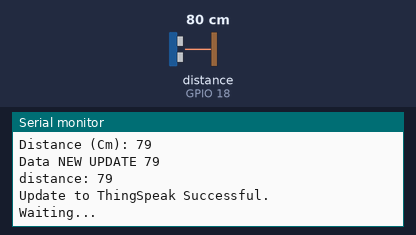
This sketch was run on a simulated ESP32. On the bench: the last lines printed to the serial monitor. Wiring (inferred from the names in the program): ultrasonic range finder: trigger GPIO 5; echo GPIO 18. The inputs (shaded band) are chosen by the test bench; at power-on: distance to the obstacle (sensor on GPIO 18) 80 cm. The echo pulse lasts 58.3 µs per cm; WiFi joins after 1.5 s; servers stay silent unless stated.

Above: at 2.7 s.
2.8 s: distance to the obstacle (sensor on GPIO 18) set to 2 cm
At 3.03 s:
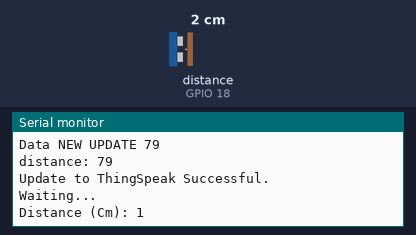
4.6 s: distance to the obstacle (sensor on GPIO 18) set to 4 cm
At 6.5 s:
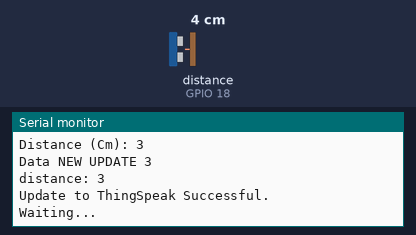
Timing chart, 0 to 8.0 s (numbered marks = the images above; inputs shaded):
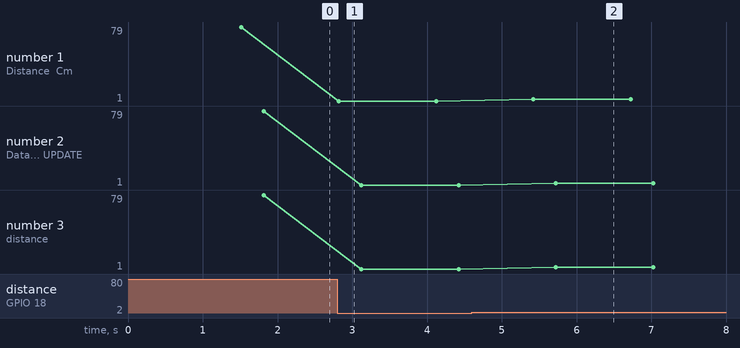

The sketch:

WaterLevel.ino
```cpp
#include <ThingSpeak.h>
#include <WiFi.h>
const int trigPin = 5;
const int echoPin = 18;

// defines variables
long duration;
int distance;
//sambungin ke wifi kita
const char *ssid =  "IRINE X"; //your network SSID (name)
const char *pass =  "minimal90"; //your network password
WiFiClient client;
//thingspeak settings
unsigned long channel = 1757224; //your channel ID number** dari channel thingspeak yg telah kita buat
const char *apiKey = "A3N4QON3GXI3VGF3"; //your channel write API Key

//int lum, i = 0;

void setup() {
    pinMode(trigPin, OUTPUT); // Sets the trigPin as an Output
    pinMode(echoPin, INPUT); // Sets the echoPin as an Input
    Serial.begin(115200);
    delay(10);

    //connect to WiFi
    Serial.print("Connecting to: "); Serial.println(ssid);
    WiFi.begin(ssid, pass);
    while (WiFi.status() != WL_CONNECTED) {
      delay(500);
      Serial.print(".");
    }
    Serial.println("\nWiFi connected\n");

    ThingSpeak.begin(client); //initialize ThingSpeak
}

void loop() {
// Clears the trigPin
digitalWrite(trigPin, LOW);
delayMicroseconds(2);

// Sets the trigPin on HIGH state for 10 micro seconds
digitalWrite(trigPin, HIGH);
delayMicroseconds(10);
digitalWrite(trigPin, LOW);

// Reads the echoPin, returns the sound wave travel time in microseconds
duration = pulseIn(echoPin, HIGH);

// Calculating the distance cm
distance= duration*0.034/2;

// Prints the distance on the Serial Monitor
Serial.print("Distance (Cm): ");
Serial.println(distance);
// i++;
 // lum = analogRead(34);

  int x = ThingSpeak.writeField(channel, 1, distance, apiKey);
  if (x == 200) {
    Serial.println("Data NEW UPDATE " + String(distance));
    Serial.print("distance: "); Serial.println(distance);
    Serial.println("Update to ThingSpeak Successful.");
  }
  else {
    Serial.println("Data NEW UPDATE " + String(distance));
    Serial.println("Problem updating data. HTTP error code " + String(x));
  }

  Serial.println("Waiting...\n");
  //tahan selama 1 detik, program tidak menjalankan yang lain
  delay(1000);
}
```

Measured:
- after the input at 2.8 s, the serial monitor: prints a new line at once (image 1)
- after the input at 4.6 s, the serial monitor: prints a new line after 0.82 s (image 2)
- plotted number 1: 79 → 1 after the input at 2.8 s, 1 → 3 after the input at 4.6 s
- plotted number 2: 79 → 1 after the input at 2.8 s, 1 → 3 after the input at 4.6 s
- plotted number 3: 79 → 1 after the input at 2.8 s, 1 → 3 after the input at 4.6 s
